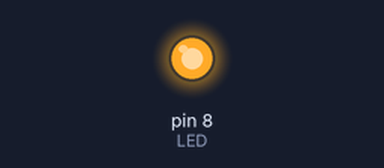
The sketch below on a simulated Arduino Uno, built with avr-gcc and run on an emulated ATmega328P. Parts: output pins drawn as LEDs (lit = HIGH). What the sketch prints to the serial monitor is not drawn.

Above: at 0.1 s.
At 1.0 s:
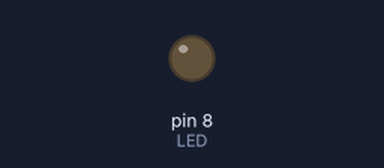
Timing chart, 0 to 10.5 s (numbered marks = the images above):
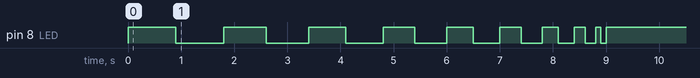

The sketch:

sketch_FirstSketchSerialMonitor.ino
```cpp
int LED=8;
int counter=0;
void setup() {
  // put your setup code here, to run once:
pinMode(LED,OUTPUT);
Serial.begin(9600);
}

void loop() {
  // put your main code here, to run repeatedly:
  counter=counter+100; // adding one everytime it loops
  Serial.print("Blink Number # ");
  Serial.println(counter);
digitalWrite(LED,HIGH);
delay(1000-counter);
digitalWrite(LED,LOW);
delay(1000-counter);
}
```

Measured:
- by itself, pin 8 (LED): LOW → HIGH at 0.00 s, → LOW 0.90 s later, → HIGH 0.90 s later, → LOW 0.80 s later, … (19 changes in this stretch)
